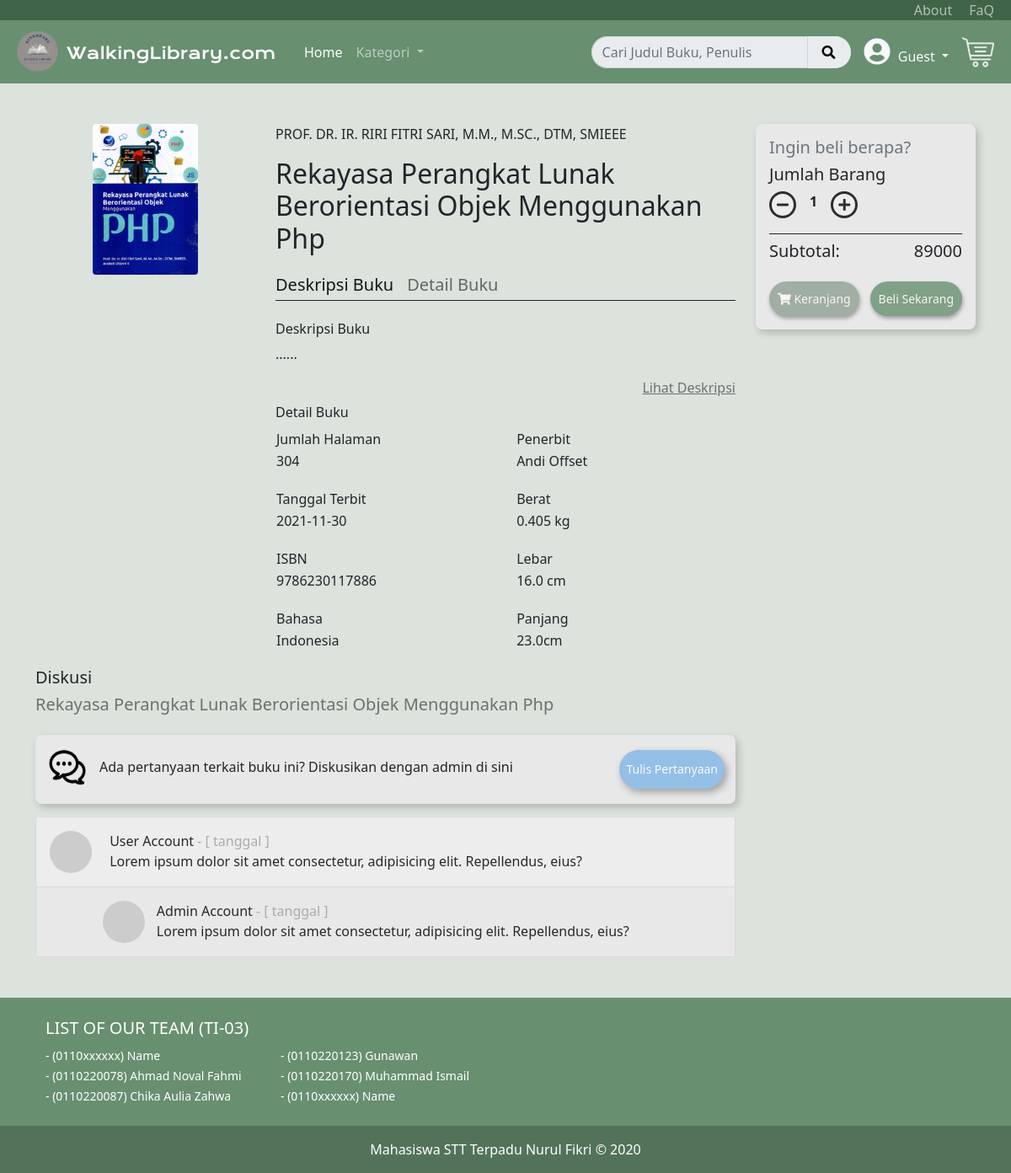
Page /index.php/home/detail/3 on the committed database.
### tables this page shows
CREATE TABLE `buku` (
  `id` int(11) NOT NULL,
  `gambar` varchar(255) DEFAULT NULL,
  `nama` varchar(255) NOT NULL,
  `deskripsi_buku` text NOT NULL,
  `jml_halaman` varchar(10) NOT NULL,
  `penerbit` varchar(150) NOT NULL,
  `penulis` varchar(150) NOT NULL,
  `tgl_terbit` date NOT NULL,
  `berat` varchar(10) NOT NULL,
  `isbn` varchar(50) DEFAULT NULL,
  `lebar` varchar(10) NOT NULL,
  `bahasa` varchar(20) NOT NULL,
  `panjang` varchar(10) NOT NULL,
  `harga` int(10) NOT NULL
);

### application/controllers/Home.php (called while the page is built, shortened)
<?php
class Home extends CI_Controller {
	public function __construct()
	{
		$this->load->model('bukuModel','buku');
	}
	public function detail($id)
	{
		$data['title'] = 'Detail Buku';
		$data['buku'] = $this->buku->get_all();
		$data['buku'] = $this->buku->get_id($id);
		$this->load->view('home/layouts/navbar.php', $data);
		$this->load->view('home/detail.php', $data);
		$this->load->view('home/layouts/footer.php');
	}
}

### index.php (called while the page is built, shortened)
<?php
require_once BASEPATH.'core/CodeIgniter.php';

### application/models/bukuModel.php (called while the page is built, shortened)
<?php
class bukuModel extends CI_Model {
    public function get_id($id)
    {
        $this->db->where('id', $id);
        $query = $this->db->get('buku');
        return $query->row();
    }
}

### application/views/home/detail.php (the view, shortened to what this page needs)
<div class="container pt-5" >
    <div class="row">
        <div class="col-sm-3">
            <img src="<?php echo base_url('public/gambar/').$buku->gambar; ?>" class="img-fluid rounded mx-auto d-block" alt="...">
        </div>
        <div class="col-sm-6">
            <p><?= $buku->penulis; ?></p>
            <h2><?= $buku->nama; ?></h2>
            <div class="navbar navbar-expand-lg navbar-light border-bottom border-dark">
                <ul class="navbar-nav detail-nav">
                    <li class="nav-item">
                        <h5><a class="nav-link active" aria-current="page" href="#deskripsi">Deskripsi Buku</a></h5>
                    </li>
                    <li class="nav-item">
                        <h5><a class="nav-link " href="#detail">Detail Buku</a></h5>
                    </li>
                </ul>
            </div>
            <div class="mt-4">
                <h6 id="deskripsi">Deskripsi Buku</h6>
                <p class="text"> <span class="dots">......</span>
                </p>
                <a class="read-more-btn d-flex justify-content-end" href="#!" >Lihat Deskripsi</a>
                <h6 id="detail" class="mt-2">Detail Buku</h6>
                <div class="tableDetail">
                    <table class="head">
                        <tr>
                            <td class="one">Jumlah Halaman</td>
                            <td >Penerbit</td>
                        </tr>
                        <tr>
                            <td class="two"><?= $buku->jml_halaman; ?></td>
                            <td class="two"><?= $buku->penerbit; ?></td>
                        </tr>
                        <tr>
                            <td>Tanggal Terbit</td>
                            <td>Berat</td>
                        </tr>
                        <tr>
                            <td class="two"><?= $buku->tgl_terbit; ?></td>
                            <td class="two"><?= $buku->berat; ?></td>
                        </tr>
                        <tr>
                            <td>ISBN</td>
                            <td >Lebar</td>
                        </tr>
                        <tr>
                            <td class="two"><?= $buku->isbn; ?></td>
                            <td class="two"><?= $buku->lebar; ?></td>
                        </tr>
                        <tr>
                            <td>Bahasa</td>
                            <td>Panjang</td>
                        </tr>
                        <tr>
                            <td class="two"><?= $buku->bahasa; ?></td>
                            <td class="two"><?= $buku->panjang; ?></td>
                        </tr>
                    </table>
                </div>
            </div>
        </div>
        <div class="col-sm-3">
            <div class="kotak">
                <h5 class="text-secondary">Ingin beli berapa?</h5>
                <h5>Jumlah Barang</h5>
                <div class="border-bottom border-dark pb-2 d-flex justify-content-start">
                    <button class="mines"><i class="fas fa-minus"></i></button>
                    <p class="px-3 value">    1   </p>
                    <button class="plus"><i class="fas fa-plus"></i></button>
                </div>
                <div class="pt-2 pb-3 d-flex justify-content-between">
                    <h5>Subtotal: </h5>
                    <h5><?= $buku->harga; ?></h5>
                </div>
                <div class="btnEnd d-flex justify-content-between">
                    <a href="#!" class="link-detail">
                        <button class="btn-sm btnKeranjang"><i class="fas fa-shopping-cart"></i> Keranjang</button>
                    </a>
                    <a href="<?php echo base_url('index.php/home/checkout/').$buku->id;?>" class="link-detail">
                        <button class="btn-sm btnBeliSekarang">Beli Sekarang</button>
                    </a>
                </div>
            </div>
        </div>
    </div>
    <div class="row">
        <div class="col-sm-9">
            <div class="diskusi">
                <h5>Diskusi</h5>
                <h5 class="namaBukuDiskusi mb-4">Rekayasa Perangkat Lunak Berorientasi Objek Menggunakan Php</h5>
                <div class="kotakDiskusi d-flex bd-highlight mb-3">
                    <img class="discuss-logo p-2 bd-highlight" src="<?php echo base_url('public/gambar/discuss-logo.png') ?>" alt="">
                    <p class="p-2 bd-highlight" >Ada pertanyaan terkait buku ini? Diskusikan dengan admin di sini</p>
                    <button class="btn-sm ms-auto p-2 bd-highlight" >Tulis Pertanyaan</button>
                </div>
            </div>
        </div>
    </div>
    <div class="row">
        <div class="col-sm-9">
            <div class="diskusiBox d-flex justify-content-start ">
                <div class="row ">
                    <div class="col-sm-1">
                        <img class="komentar-profile rounded-circle" width="50" height="50" src="https://dummyimage.com/50x50/ed62ed/ffffff" alt="">
                    </div>
                    <div class="col-sm">
                        <p class="p1" >User Account <span>- [ tanggal ]</span></p><br>
                        <p class="p2">Lorem ipsum dolor sit amet consectetur, adipisicing elit. Repellendus, eius?</p>
                    </div>
                </div>
            </div>
        </div>
    </div>
    <div class="row">
        <div class="col-sm-9">
            <div class="diskusiBox reply">
                <div class="row ">
                    <div class="col-sm-2 d-flex justify-content-end">
                        <img class="komentar-profile rounded-circle" width="50" height="50" src="https://dummyimage.com/50x50/2e252e/ffffff" alt="">
                    </div>
                    <div class="col-sm">
                        <p class="p1" >Admin Account <span>- [ tanggal ]</span></p><br>
                        <p class="p2">Lorem ipsum dolor sit amet consectetur, adipisicing elit. Repellendus, eius?</p>
                    </div>
                </div>
            </div>
        </div>
    </div>
</div>

### public/css/style.css (style rules this page uses)
body { background-color: #DCE2DC; }
.read-more-btn { color: #0000; color: rgba(0, 0, 0, 0.5); font-weight:500 ; }
.detail-nav { margin-left: -8px; margin-bottom: -18px; }
.kotak { padding: 1rem; width: auto; background-color: #E8E8E8; box-shadow: 3px 4px 10px rgba(0,0,0,0.2); border-radius: 8px; }
.btnKeranjang { color: #FFF8F8; padding: 10px; border: none; background-color: #8FA093; border-radius: 25px; box-shadow: 1px 3px 5px rgba(0,0,0,0.4); opacity: 0.8; transition: 0.2s; }
.btnBeliSekarang { color: #FFF8F8; padding: 10px; border: none; background-color: #678F70; border-radius: 25px; box-shadow: 1px 3px 5px rgba(0,0,0,0.4); opacity: 0.8; transition: 0.2s; }
.kotak .plus { border: solid black; margin-bottom: 10px; border-radius: 50%; opacity: 0.8; transition: 0.2s; }
.kotak .mines { border: solid black; margin-bottom: 10px; border-radius: 50%; opacity: 0.8; transition: 0.2s; }
.value { font-weight: bold; }
.tableDetail .head .one { padding-right: 10rem !important; }
.tableDetail .head .two { padding-bottom: 20px; }
.diskusi .namaBukuDiskusi { color: #6E716E; }
.kotakDiskusi { padding: 8px; width: auto; background-color: #E8E8E8; box-shadow: 3px 4px 10px rgba(0,0,0,0.2); border-radius: 8px; }
.discuss-logo { width: 60px; height: 60px; }
.diskusi p { margin-top: 10px; font-weight: 500; }
.diskusi button { border: none; background-color: #80B5e6; color: #ffffff; border-radius: 30px; margin: 10px; margin-right: 5px; box-shadow: 3px 4px 10px rgba(0,0,0,0.4); opacity: 0.8; transition: 0.2s; }
.diskusiBox { background-color: #ededed; padding: 1rem; width: auto; border-right: solid 1px #d9d9d9; border-left: solid 1px #d9d9d9; border-radius: 2px; }
.diskusiBox p { color: #282828; margin-left: 15px; }
.diskusiBox p span { color: #ababab; }
.diskusiBox .p2 { margin-top: -40px; margin-bottom: auto; }
.diskusiBox.reply { background-color: #e8e8e8; border-top: solid 1px #d9d9d9; border-bottom: solid 1px #d9d9d9; }
.diskusiBox.reply p { margin-left: -10px; }
.link-detail { text-decoration: none; font-weight: 500; color: black; }

### rows in the picture
buku: gambar (picture), penulis "PROF. DR. IR. RIRI FITRI SARI, M.M., M.SC., DTM, SMIEEE", nama "Rekayasa Perangkat Lunak Berorientasi Objek Menggunakan Php", jml_halaman "304", penerbit "Andi Offset", tgl_terbit "2021-11-30", berat "0.405 kg", isbn "9786230117886", lebar "16.0 cm", bahasa "Indonesia", panjang "23.0cm", harga "89000"

### other values in the picture
$email "Guest"
